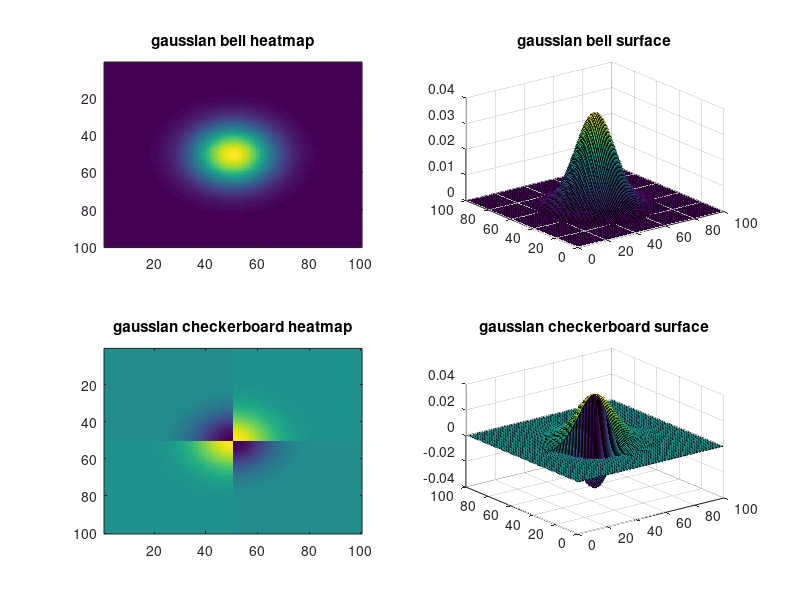
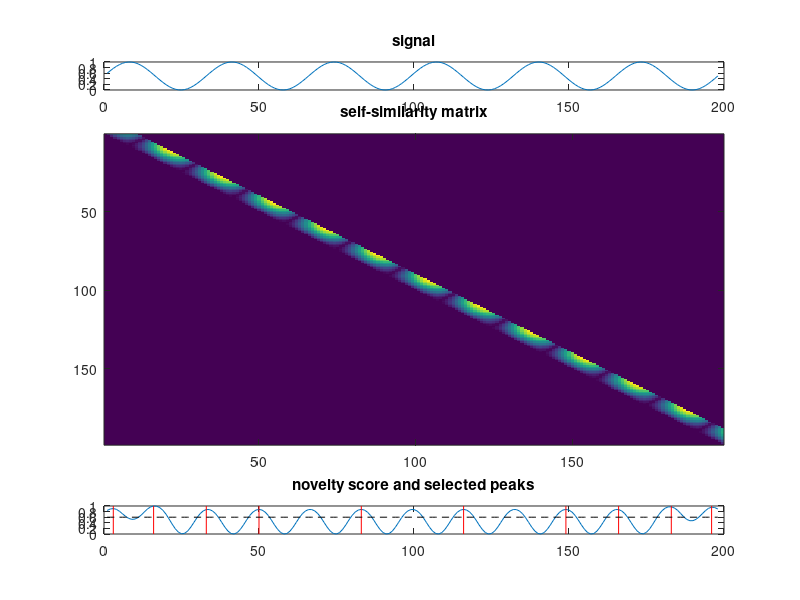
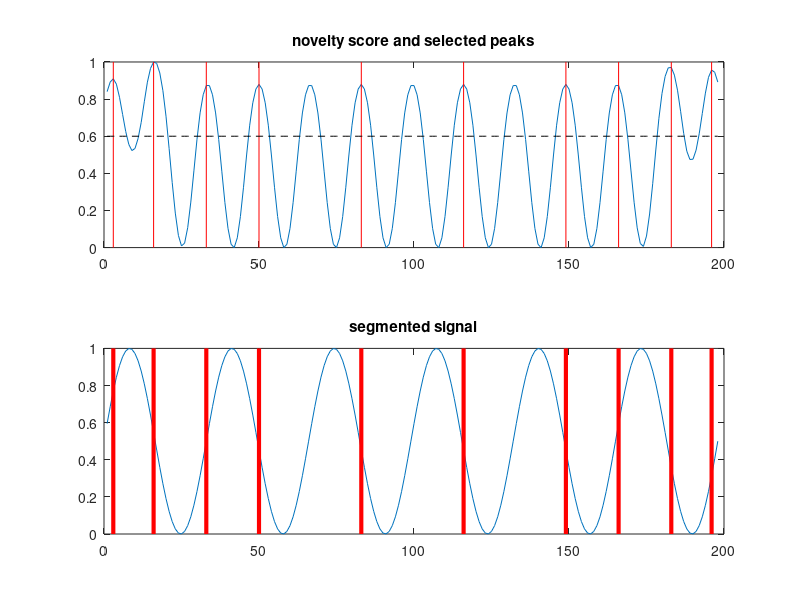

MATLAB code to generate these figures, in order:
%%%%%%%%%%%%%%%%%%%%%%%%%%%%%%%%%%%%%%%%%%%%%%%%%%%%%%%%%%%%%%%%%%%%%%%%%%%%%%%%
%                                                                              %
%                            SEGMENTATION BOUNDARIES                           %
%                                                                              %
%                                   May, 2019                                  %
%                                                                              %
%                          Juan Ignacio Mendoza Garay                          %
%                               doctoral student                               %
%                 Department of Music, Art and Culture Studies                 %
%                            University of Jyv?skyl?                           %
%                                                                              %
%%%%%%%%%%%%%%%%%%%%%%%%%%%%%%%%%%%%%%%%%%%%%%%%%%%%%%%%%%%%%%%%%%%%%%%%%%%%%%%%

% tested on Octave 4 and Matlab 2015a

%===============================================================================

% DESCRIPTION:

%   Produce a signal (sine, square or saw), then a distance matrix of it.
%   The distance matrix is bounded, to reduce computing time.
%   Convolve a Gaussian-tapered checkerboard kernel along the diagonal of 
%   the distance matrix. The result is a novelty score. (c.f. Foote & Cooper, 2003)
%   Extract the peaks of the novelty score over a threshold.
%   The location of selected peaks are segmentation boundaries.

% INSTRUCTIONS:

%   1) Modify the values indicated by an arrow (<---) 
%   2) Run the script and enjoy.

%===============================================================================

clc
clear

%===============================================================================

   signal_type ='sin'; % <--- signal function ('sin', 'sqr' or 'saw')
 signal_length = 99*2; % <--- signal length
 signal_period = 33;   % <--- signal period
     bandwidth = 11;   % <--- gaussian-tapered checkerboard kernel bandwidth
       full_sw = 0;    % <--- 1 = upper and lower triangles; 0 = upper triangle
         theta = 0.6;  % <--- peaks threshold

%-------------------------------------------------------------------------------

if strcmp(signal_type,'sin')
  x = [1:signal_period]; % grid
  signal = sin(x*pi*2/(signal_period));
  signal = (signal + 1) / 2;
elseif strcmp(signal_type,'sqr')
  signal = ones(1,signal_period);
  signal(ceil(signal_period/2):end) = 0;
elseif strcmp(signal_type,'saw')
  signal = [1:signal_period]/signal_period;
end
signal = repmat(signal,1,ceil(signal_length/signal_period));

selfsim_matrix = zeros(signal_length); % initialise self-similarity matrix

% boundary's ending indexes:
boundary = bandwidth - 1;
end_bounds = [1:signal_length]; % increasing indexes
end_bounds(end-boundary+1:end) = ...
  end_bounds(end-boundary+1:end) - [1:boundary]; % at the end the available space shrinks
end_bounds = end_bounds + boundary; % shift for length of boundary

% compute distances;
for row = 1:signal_length
  for col = row+1:end_bounds(row) % start at diagonal + 1; end at corresponding index
    selfsim_matrix(row,col) = abs( signal(row) - signal(col) ); % Euclidean distance
  end
end

if full_sw
  selfsim_matrix = selfsim_matrix + flipud(rot90(selfsim_matrix)); % upper and lower triangles
end

% Gaussian Checkerboard Kernel:
gauss_2D_size = round(signal_length/2);
if rem(gauss_2D_size,2)
  gauss_2D_size = gauss_2D_size + 1; % has to be even to make the checkerboard
end
gauss_2D_height = 1/(sqrt(2*pi)*bandwidth);
gauss_2D_variance = bandwidth^2;
[kernel_gauss_x, kernel_gauss_y] = meshgrid((-(gauss_2D_size-1)/2):((gauss_2D_size-1)/2),...
  (-(gauss_2D_size-1)/2):((gauss_2D_size-1)/2));
kernels_2D.gauss = exp( -(kernel_gauss_x.^2) / (2*gauss_2D_variance) ...
  - (kernel_gauss_y.^2) / (2*gauss_2D_variance));
kernels_2D.gauss = kernels_2D.gauss .* gauss_2D_height;
kernels_2D.gausscb = kernels_2D.gauss .* kron([-1,1;1,-1],ones(gauss_2D_size/2));

% add inner-margin-average padding to beginning and ending of similarity matrix's diagonal
length_selfsim_matrix_avpad = length(signal) + gauss_2D_size;
margin_selfsim_matrix_avpad = fix(gauss_2D_size/2);
selfsim_matrix_avpad = zeros(length_selfsim_matrix_avpad,length_selfsim_matrix_avpad);
beginning_average = selfsim_matrix(1:margin_selfsim_matrix_avpad,...
  1:margin_selfsim_matrix_avpad);
beginning_average = mean(beginning_average(:));
selfsim_matrix_avpad(1:length_selfsim_matrix_avpad,1:length_selfsim_matrix_avpad) = ...
  beginning_average;
ending_average = selfsim_matrix( length(signal) - margin_selfsim_matrix_avpad : length(signal),...
  length(signal) - margin_selfsim_matrix_avpad : length(signal) );
ending_average = mean(ending_average(:));
selfsim_matrix_avpad(1:length_selfsim_matrix_avpad,1:length_selfsim_matrix_avpad) = ...
  ending_average;
selfsim_matrix_avpad( margin_selfsim_matrix_avpad+1:length(signal)+margin_selfsim_matrix_avpad,...
  margin_selfsim_matrix_avpad+1:length(signal)+margin_selfsim_matrix_avpad ) = ...
  selfsim_matrix;

tic
% convolve Gaussian Checkerboard kernel along diagonal of similarity matrix:
nov_tseries.novelty_padded = zeros(1,length_selfsim_matrix_avpad); % init
for i = [1:length(signal)]
  window_start = i;
  window_end = window_start + gauss_2D_size - 1;
  function_window = zeros(gauss_2D_size,gauss_2D_size);
  function_window = selfsim_matrix_avpad(window_start:window_end,window_start:window_end);
  function_output = sum(sum(function_window.*kernels_2D.gausscb));
  nov_tseries.novelty_padded(1,i + margin_selfsim_matrix_avpad) = function_output;
end
toc

% output of same length (get rid of outer margins):
nov_tseries.novelty_same = nov_tseries.novelty_padded(margin_selfsim_matrix_avpad + 1 :...
  end - margin_selfsim_matrix_avpad );
 
% normalise it, don't criticise it: 
nov_tseries.novelty_same = nov_tseries.novelty_same - min(min(nov_tseries.novelty_same));
nov_tseries.novelty_same = nov_tseries.novelty_same / max(max(nov_tseries.novelty_same));

peaks_index_all = zeros(1,signal_length);
peaks_index_all(2:end-1) = (diff(sign(diff(nov_tseries.novelty_same))) == -2);
peaks_index_all = nov_tseries.novelty_same .* peaks_index_all;
peaks_index_selected = (peaks_index_all >= max(peaks_index_all) * theta);
pind = find( peaks_index_selected == 1 );

% visualise:
close all

figure;
subplot(2,2,1)
imagesc(kernels_2D.gauss); 
title('gaussian bell heatmap')
subplot(2,2,2)
surf(kernels_2D.gauss)
title('gaussian bell surface')
subplot(2,2,3)
imagesc(kernels_2D.gausscb)
title('gaussian checkerboard heatmap')
subplot(2,2,4)
surf(kernels_2D.gausscb)
title('gaussian checkerboard surface')

figure;
subplot(6,1,1)
plot(signal)
title('signal')
subplot(6,1,2:5)
imagesc(selfsim_matrix)
title('self-similarity matrix')
subplot(6,1,6)
plot(nov_tseries.novelty_same)
hold on
rep_peaks = repmat(pind,2,1);
lines = repmat(get(gca,'ylim'),size(rep_peaks,2),1)';
line(rep_peaks,lines,'Color','r'); % segmentation boundaries
plot(( ones(1,signal_length) * theta ),'--k') % threshold line
title('novelty score and selected peaks')

figure;
subplot(2,1,1)
plot(nov_tseries.novelty_same)
hold on
rep_peaks = repmat(pind,2,1);
lines = repmat(get(gca,'ylim'),size(rep_peaks,2),1)';
line(rep_peaks,lines,'Color','r'); % segmentation boundaries
plot(( ones(1,signal_length) * theta ),'--k') % threshold line
title('novelty score and selected peaks')
subplot(2,1,2)
plot(signal)
title('signal')
hold on
line(rep_peaks,lines,'Color','r','linewidth',3); % segmentation boundaries
title('segmented signal')